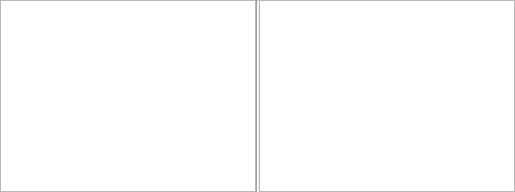
          <widget class="QWidget" name="lily_data_stackPage1">
           <attribute name="icon">
            <iconset resource="../../../QtResourcesFeb20/spunkster.qrc">
             <normaloff>:/newPrefix/lily_walk_norm.png</normaloff>
             <activeon>:/newPrefix/onePaw.png</activeon>:/newPrefix/lily_walk_norm.png</iconset>
           </attribute>
           <attribute name="title">
            <string/>
           </attribute>
           <layout class="QGridLayout" name="gridLayout_42">
            <property name="leftMargin">
             <number>0</number>
            </property>
            <property name="topMargin">
             <number>0</number>
            </property>
            <property name="rightMargin">
             <number>0</number>
            </property>
            <property name="bottomMargin">
             <number>0</number>
            </property>
            <property name="spacing">
             <number>0</number>
            </property>
            <item row="1" column="0" colspan="2">
             <widget class="QFrame" name="frame_35">
              <layout class="QGridLayout" name="gridLayout_43">
               <property name="leftMargin">
                <number>0</number>
               </property>
               <property name="topMargin">
                <number>0</number>
               </property>
               <property name="rightMargin">
                <number>0</number>
               </property>
               <property name="bottomMargin">
                <number>0</number>
               </property>
               <property name="spacing">
                <number>0</number>
               </property>
               <item row="0" column="0">
                <widget class="QFrame" name="frame_36">
                 <layout class="QGridLayout" name="gridLayout_34">
                  <property name="leftMargin">
                   <number>0</number>
                  </property>
                  <property name="topMargin">
                   <number>0</number>
                  </property>
                  <property name="rightMargin">
                   <number>0</number>
                  </property>
                  <property name="bottomMargin">
                   <number>0</number>
                  </property>
                  <property name="spacing">
                   <number>0</number>
                  </property>
                  <item row="1" column="0">
                   <widget class="QTableView" name="lily_walk_table">
                    <property name="showGrid">
                     <bool>false</bool>
                    </property>
                    <property name="sortingEnabled">
                     <bool>true</bool>
                    </property>
                    <property name="cornerButtonEnabled">
                     <bool>false</bool>
                    </property>
                    <attribute name="horizontalHeaderCascadingSectionResizes">
                     <bool>true</bool>
                    </attribute>
                    <attribute name="horizontalHeaderMinimumSectionSize">
                     <number>75</number>
                    </attribute>
                    <attribute name="horizontalHeaderDefaultSectionSize">
                     <number>100</number>
                    </attribute>
                    <attribute name="horizontalHeaderStretchLastSection">
                     <bool>true</bool>
                    </attribute>
                    <attribute name="verticalHeaderVisible">
                     <bool>false</bool>
                    </attribute>
                    <attribute name="verticalHeaderCascadingSectionResizes">
                     <bool>true</bool>
                    </attribute>
                    <attribute name="verticalHeaderShowSortIndicator" stdset="0">
                     <bool>true</bool>
                    </attribute>
                   </widget>
                  </item>
                  <item row="1" column="2">
                   <widget class="QTableView" name="lily_walk_note_table">
                    <property name="showGrid">
                     <bool>false</bool>
                    </property>
                    <property name="sortingEnabled">
                     <bool>true</bool>
                    </property>
                    <attribute name="horizontalHeaderCascadingSectionResizes">
                     <bool>true</bool>
                    </attribute>
                    <attribute name="horizontalHeaderMinimumSectionSize">
                     <number>15</number>
                    </attribute>
                    <attribute name="horizontalHeaderDefaultSectionSize">
                     <number>100</number>
                    </attribute>
                    <attribute name="horizontalHeaderStretchLastSection">
                     <bool>true</bool>
                    </attribute>
                    <attribute name="verticalHeaderVisible">
                     <bool>false</bool>
                    </attribute>
                    <attribute name="verticalHeaderCascadingSectionResizes">
                     <bool>true</bool>
                    </attribute>
                    <attribute name="verticalHeaderShowSortIndicator" stdset="0">
                     <bool>true</bool>
                    </attribute>
                   </widget>
                  </item>
                  <item row="1" column="1">
                   <widget class="Line" name="line_4">
                    <property name="orientation">
                     <enum>Qt::Vertical</enum>
                    </property>
                   </widget>
                  </item>
                 </layout>
                </widget>
               </item>
              </layout>
             </widget>
            </item>
           </layout>
          </widget>
